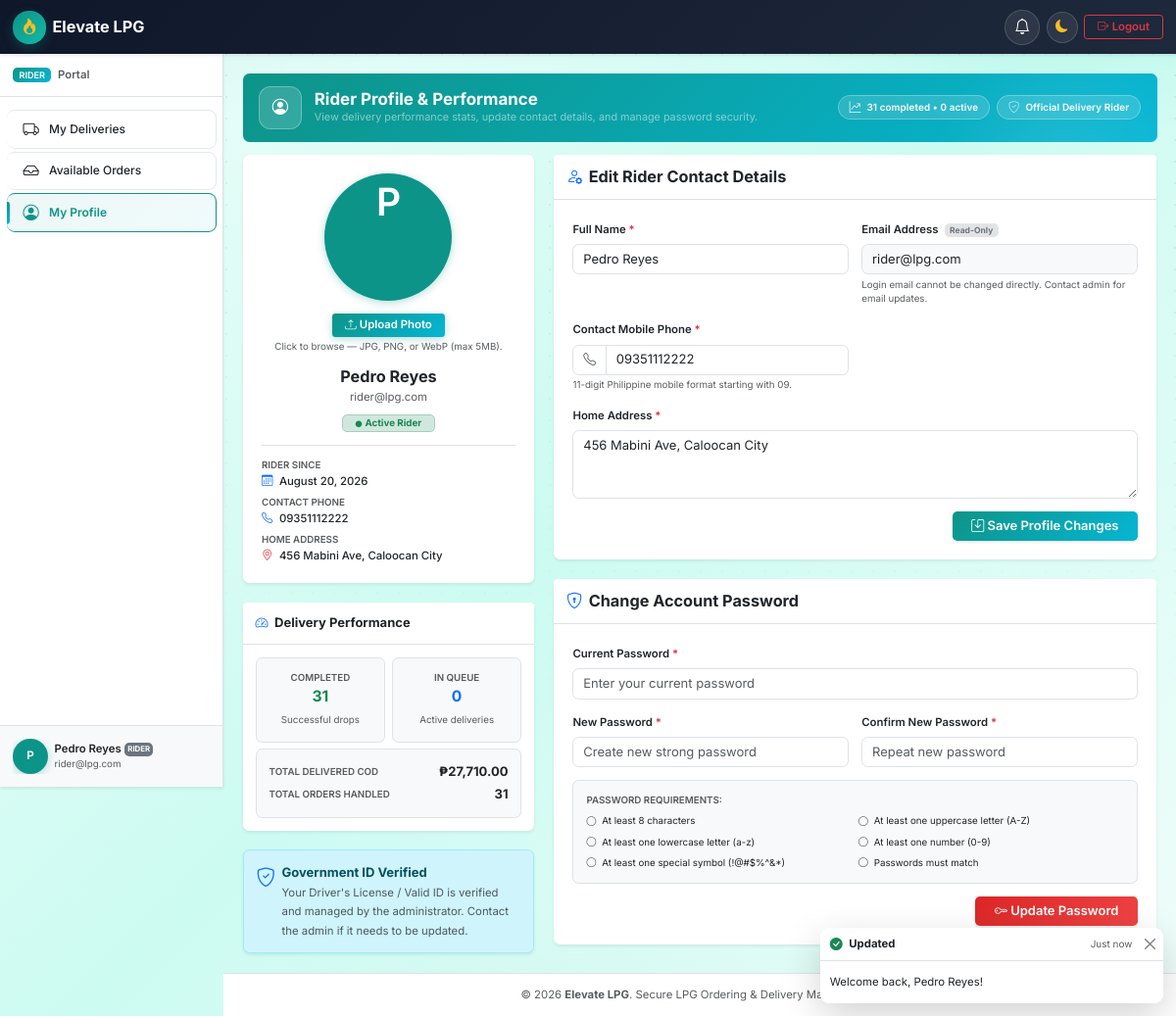
The app's page /pages/rider/profile.php (signed in) with its own data.
### tables this page shows
CREATE TABLE `users` (
  `id` int(11) NOT NULL AUTO_INCREMENT,
  `full_name` varchar(255) NOT NULL,
  `email` varchar(255) NOT NULL,
  `password` varchar(255) NOT NULL,
  `role` enum('customer','admin','rider') NOT NULL DEFAULT 'customer',
  `phone` varchar(20) NOT NULL,
  `address` text NOT NULL,
  `valid_id_path` varchar(500) DEFAULT NULL,
  `status` enum('active','inactive','suspended') NOT NULL DEFAULT 'active',
  `id_verification_status` enum('pending','approved','rejected') NOT NULL DEFAULT 'approved',
  `id_rejection_reason` varchar(500) DEFAULT NULL,
  `id_reviewed_by` int(11) DEFAULT NULL,
  `id_reviewed_at` datetime DEFAULT NULL,
  `purge_warned_at` datetime DEFAULT NULL,
  `created_at` timestamp NOT NULL DEFAULT current_timestamp(),
  `updated_at` timestamp NOT NULL DEFAULT current_timestamp() ON UPDATE current_timestamp(),
  PRIMARY KEY (`id`),
  UNIQUE KEY `email` (`email`),
  KEY `idx_role` (`role`),
  KEY `idx_status` (`status`),
  KEY `idx_verification_reviewed` (`id_verification_status`, `id_reviewed_at`)
);

### pages/rider/profile.php (the view, shortened to what the rows shown need)
<?php
require_once __DIR__ . '/../../includes/helpers.php';
require_once __DIR__ . '/../../includes/auth.php';
require_once __DIR__ . '/../../classes/User.php';
$db = Database::connect();
$userModel = new User($db);
$riderId = (int)current_user_id();
$rider = $userModel->findById($riderId);
require_once __DIR__ . '/../../templates/header.php';
?>
<div class="container-fluid px-0" id="riderProfileContainer">
    <div class="row g-4">
        <div class="col-lg-4">
            <div class="card border-0 shadow-sm text-center p-4 rounded-3 mb-4" data-aos="fade-right">
                <div class="mx-auto mb-3">
                    <?php if (!empty($rider['profile_picture']) && is_file(dirname(__DIR__, 2) . '/' . ltrim($rider['profile_picture'], '/'))): ?>
                        <img src="<?= e(url($rider['profile_picture'])) ?>"
                             alt="Profile picture of <?= e($rider['full_name'] ?? 'Rider') ?>"
                             class="rounded-circle shadow-sm profile-avatar-lg"
                             style="border: 4px solid #e2e8f0;">
                    <?php else: ?>
                        <div class="user-avatar-circle profile-avatar-lg" style="font-size: 3rem;">
                            <?= e(strtoupper(substr($rider['full_name'] ?? 'R', 0, 1))) ?>
                        </div>
                    <?php endif; ?>
                </div>
                <form action="<?= url('pages/rider/profile.php') ?>" method="POST" enctype="multipart/form-data" class="mb-3" id="riderAvatarForm">
                    <button type="button" class="btn btn-sm btn-primary fw-semibold px-3" id="riderAvatarBtn">
                    </button>
                    <div class="form-text extra-small">Click to browse — JPG, PNG, or WebP (max 5MB).</div>
                </form>
                <h5 class="fw-bold mb-1 text-dark"><?= e($rider['full_name'] ?? 'Rider') ?></h5>
                <p class="text-muted small mb-2"><?= e($rider['email'] ?? '') ?></p>
                <div class="mb-3">
                    <span class="badge bg-success-subtle text-success border border-success-subtle px-3 py-1">
                    </span>
                </div>
                <div class="border-top pt-3 text-start small">
                    <div class="mb-2">
                        <span class="text-muted d-block extra-small text-uppercase fw-semibold">Rider Since</span>
                        <span class="fw-medium text-dark"><i class="bi bi-calendar3 me-2 text-primary"></i><?= e(format_date($rider['created_at'], 'F d, Y')) ?></span>
                    </div>
                    <div class="mb-2">
                        <span class="text-muted d-block extra-small text-uppercase fw-semibold">Contact Phone</span>
                        <span class="fw-medium text-dark"><i class="bi bi-telephone me-2 text-primary"></i><?= e($rider['phone'] ?? 'Not provided') ?></span>
                    </div>
                    <div>
                        <span class="text-muted d-block extra-small text-uppercase fw-semibold">Home Address</span>
                        <span class="fw-medium text-dark"><i class="bi bi-geo-alt me-2 text-danger"></i><?= e($rider['address'] ?? 'Not provided') ?></span>
                    </div>
                </div>
            </div>
        </div>
        <div class="col-lg-8">
            <div class="card border-0 shadow-sm rounded-3 mb-4" data-aos="fade-left">
                <div class="card-body p-3 p-md-4">
                    <form action="<?= url('pages/rider/profile.php') ?>" method="POST" enctype="multipart/form-data" id="riderProfileForm">
                        <div class="row g-3">
                            <div class="col-md-6">
                                <label for="full_name" class="form-label fw-semibold small text-dark">
                                    Full Name <span class="text-danger">*</span>
                                </label>
                                <input type="text"
                                       name="full_name"
                                       id="full_name"
                                       class="form-control"
                                       value="<?= e($rider['full_name'] ?? '') ?>"
                                       required>
                            </div>
                            <div class="col-md-6">
                                <label for="email" class="form-label fw-semibold small text-dark">
                                    Email Address <span class="badge bg-secondary-subtle text-secondary ms-1">Read-Only</span>
                                </label>
                                <input type="email"
                                       id="email"
                                       class="form-control bg-light"
                                       value="<?= e($rider['email'] ?? '') ?>"
                                       disabled>
                                <div class="form-text extra-small">Login email cannot be changed directly. Contact admin for email updates.</div>
                            </div>
                            <div class="col-md-6">
                                <div class="input-group">
                                    <span class="input-group-text bg-white"><i class="bi bi-telephone text-muted"></i></span>
                                    <input type="text"
                                           name="phone"
                                           id="phone"
                                           class="form-control"
                                           placeholder="09171234567"
                                           maxlength="11"
                                           value="<?= e($rider['phone'] ?? '') ?>"
                                           required>
                                </div>
                            </div>
                            <div class="col-12">
                                <label for="address" class="form-label fw-semibold small text-dark">
                                    Home Address <span class="text-danger">*</span>
                                </label>
                                <textarea name="address"
                                          id="address"
                                          rows="3"
                                          class="form-control"
                                          placeholder="House #, Street, Barangay, City/Municipality, Province"
                                          required><?= e($rider['address'] ?? '') ?></textarea>
                            </div>
                        </div>
                    </form>
                </div>
            </div>
        </div>
    </div>
</div>
<?php
require_once __DIR__ . '/../../templates/footer.php';
?>

### records on screen
users: full_name "P", full_name "Pedro Reyes", email "rider@lpg.com", created_at "August 20, 2026", phone "09351112222", address "456 Mabini Ave, Caloocan City"

### other values on screen
$appName "Elevate LPG"
$role "RIDER"
$item['label'] "My Deliveries"
$item['label'] "Available Orders"
$item['label'] "My Profile"
$initial "P"
$userName "Pedro Reyes"
$userEmail "rider@lpg.com"
$totalCompleted "31"
$totalActive "0"
format_currency($totalCodCollected) "₱27,710.00"
$totalAssigned "31"
